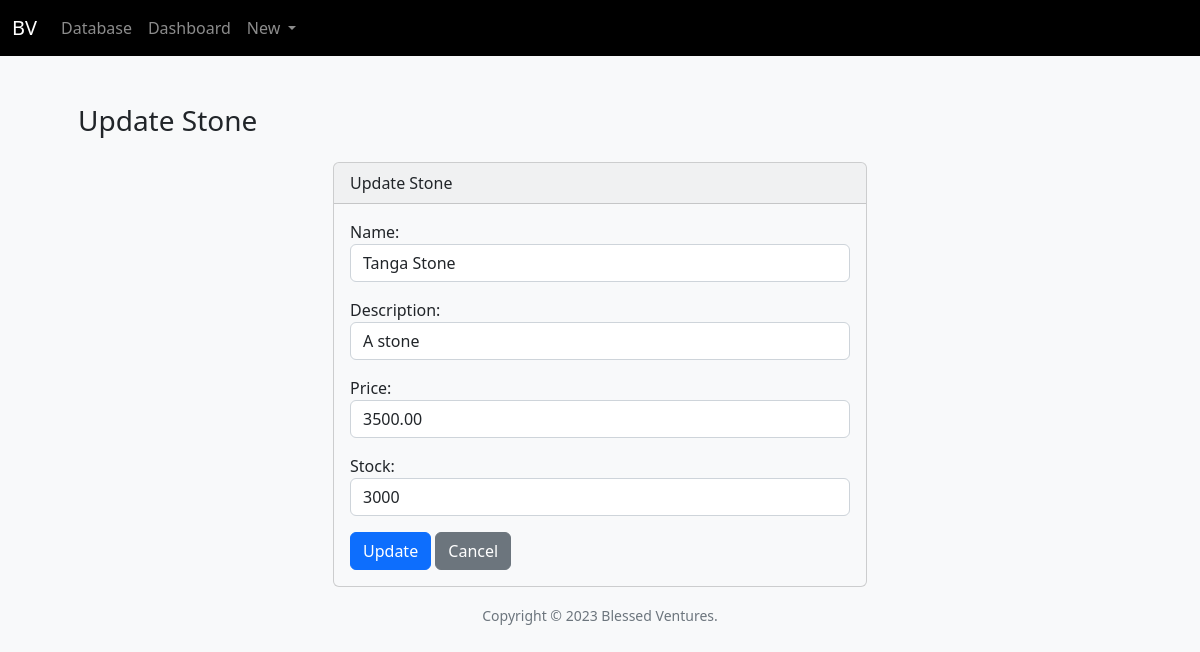
The page /edit/3/ on the database its author committed.
### mazeras/models.py (models this page shows, shortened)
class Stone(models.Model):
    name = models.CharField(max_length=100)
    description = models.TextField()
    price = models.DecimalField(max_digits=10, decimal_places=2)
    stock = models.PositiveIntegerField(default=0)

### mazeras/views.py (the view)
# urls.py: path('edit/<int:id>/', views.edit, name='edit'),
def edit(request, id):
    if request.method == "POST":
        stone = Stone.objects.get(pk=id)
        form = StoneForm(request.POST, instance=stone)
        if form.is_valid():
            form.save()
            return render(request, 'mazeras/edit.html', {
                'form': form,
                'success': True
            })
    else:
        stone = Stone.objects.get(pk=id)
        form = StoneForm(instance=stone)
    return render(request, 'mazeras/edit.html', {
        'form': form,
    })

### mazeras/forms.py
class StoneForm(forms.ModelForm):
    class Meta:
        model = Stone
        fields = ['name', 'description', 'price', 'stock']
        labels = {
            'name': 'Name',
            'description': 'Description',
            'price': 'Price',
            'stock': 'Stock',
        }
        widgets = {
            'name': forms.TextInput(attrs={'class': 'form-control'}),
            'description': forms.TextInput(attrs={'class': 'form-control'}),
            'price': forms.NumberInput(attrs={'class': 'form-control'}),
            'stock': forms.NumberInput(attrs={'class': 'form-control'}),
        }

### mazeras/templates/mazeras/edit.html
{% extends 'mazeras/base.html' %}{% load static %} {% block body %}
<h3 class="m-4">Update Stone</h3>
{% if success %}
<div class="alert alert-success" role="alert">
  Stone updated.
  <a href="{% url 'index' %}" class="alert-link">Back Home.</a>
</div>
{% else %}
<div class="row justify-content-center">
  <div class="col-6">
    <div class="card bg-light mb-3">
      <div class="card-header">Update Stone</div>
      <div class="card-body">
        <form action="" method="POST">
          {% csrf_token %} {{ form.as_p }}
          <button class="btn btn-primary">Update</button>
          <a class="btn btn-secondary" href="{% url 'index' %}">Cancel</a>
        </form>
      </div>
    </div>
  </div>
</div>
{% endif %} {% endblock %}

### rows shown on the page
Stone: name "Tanga Stone", description "A stone", price "3500.00", stock "3000"
